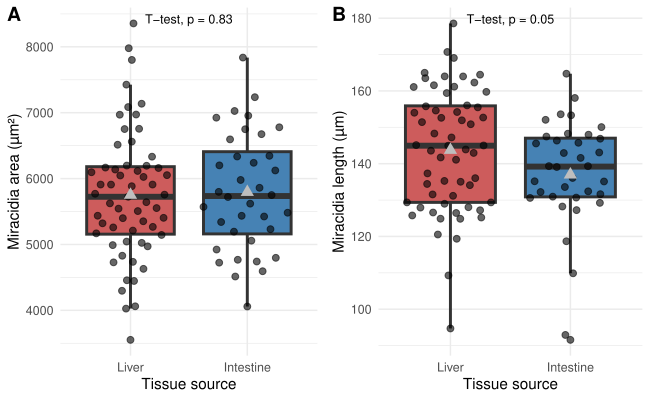

Reproduce this figure in R.
library(tidyverse)
library(ggplot2)
library(cowplot)
library(ggbeeswarm)
library(ggpubr)
library(here)

measurements <- read_csv(here("Fig2", "measurements.csv")) %>%
  janitor::clean_names()

measurements$tissue <- factor(
  measurements$tissue,
  levels = c("Liver", "Intestine"),
  # labels = c("Liver Miracidia", "Intestine Miracidia")
)

#---------------Area---------------

df_area <- ggplot(measurements, aes(x = tissue, y = area_1_blue_um2, fill = tissue)) +
  geom_boxplot(alpha = 1.0, size = 1.0, outliers = FALSE) +
  geom_quasirandom(color = "black", size = 2, alpha = 0.6) +
  stat_summary(geom = 'point', fun = mean, size = 3, color = 'grey', shape = 'triangle') +
  theme_minimal() +
  scale_fill_manual(values = c("Liver" = "indianred", "Intestine" = "steelblue")) +
  stat_compare_means(method = 't.test', size = 3, label.x.npc = .5, hjust = 0.5) +
  labs(x = "Tissue source", y = "Miracidia area (µm²)") +
  theme(plot.title = element_text(hjust = 0.5), legend.position = "none")
df_area

#---------------Length---------------

df_length <- ggplot(measurements, aes(x = tissue, y = length_1_blue_um, fill = tissue)) +
  geom_boxplot(alpha = 1.0, size = 1.0, outliers = FALSE) +
  geom_quasirandom(color = "black", size = 2, alpha = 0.6) +
  stat_summary(geom = 'point', fun = mean, size = 3, color = 'grey', shape = 'triangle') +
  theme_minimal() +
  scale_fill_manual(values = c("Liver" = "indianred", "Intestine" = "steelblue")) +
  stat_compare_means(method = 't.test', size = 3, label.x.npc = .5, hjust = 0.5) +
  labs(x = "Tissue source", y = "Miracidia length (µm)") +
  theme(plot.title = element_text(hjust = 0.5), legend.position = "none")

combined_plot <- plot_grid(df_area, df_length, labels = c("A", "B"), ncol = 2)
combined_plot

save_plot(here("Fig2", "Fig2.pdf"), combined_plot, base_height = 4, base_width = 6.5)

#---------------Summary---------------

summary_table <- measurements %>%
  group_by(tissue) %>%
  summarise(
    area_mean = mean(area_1_blue_um2, na.rm = TRUE),
    length_mean = mean(length_1_blue_um, na.rm = TRUE),
  )
